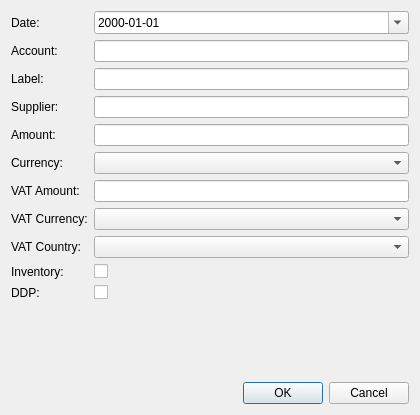
<?xml version="1.0" encoding="UTF-8"?>
<ui version="4.0">
 <class>DialogEditPurchase</class>
 <widget class="QDialog" name="DialogEditPurchase">
  <property name="geometry">
   <rect>
    <x>0</x>
    <y>0</y>
    <width>420</width>
    <height>415</height>
   </rect>
  </property>
  <property name="windowTitle">
   <string>Edit Purchase Invoice</string>
  </property>
  <layout class="QVBoxLayout" name="verticalLayout">
   <item>
    <layout class="QFormLayout" name="formLayout">
     <item row="0" column="0">
      <widget class="QLabel" name="labelDate">
       <property name="text">
        <string>Date:</string>
       </property>
      </widget>
     </item>
     <item row="0" column="1">
      <widget class="QDateEdit" name="dateEdit">
       <property name="calendarPopup">
        <bool>true</bool>
       </property>
       <property name="displayFormat">
        <string>yyyy-MM-dd</string>
       </property>
      </widget>
     </item>
     <item row="1" column="0">
      <widget class="QLabel" name="labelAccount">
       <property name="text">
        <string>Account:</string>
       </property>
      </widget>
     </item>
     <item row="1" column="1">
      <widget class="QLineEdit" name="editAccount"/>
     </item>
     <item row="2" column="0">
      <widget class="QLabel" name="labelLabel">
       <property name="text">
        <string>Label:</string>
       </property>
      </widget>
     </item>
     <item row="2" column="1">
      <widget class="QLineEdit" name="editLabel"/>
     </item>
     <item row="3" column="0">
      <widget class="QLabel" name="labelSupplier">
       <property name="text">
        <string>Supplier:</string>
       </property>
      </widget>
     </item>
     <item row="3" column="1">
      <widget class="QLineEdit" name="editSupplier"/>
     </item>
     <item row="4" column="0">
      <widget class="QLabel" name="labelAmount">
       <property name="text">
        <string>Amount:</string>
       </property>
      </widget>
     </item>
     <item row="4" column="1">
      <widget class="QLineEdit" name="editAmount"/>
     </item>
     <item row="5" column="0">
      <widget class="QLabel" name="labelCurrency">
       <property name="text">
        <string>Currency:</string>
       </property>
      </widget>
     </item>
     <item row="5" column="1">
      <widget class="QComboBox" name="comboCurrency"/>
     </item>
     <item row="6" column="0">
      <widget class="QLabel" name="labelVatAmount">
       <property name="text">
        <string>VAT Amount:</string>
       </property>
      </widget>
     </item>
     <item row="6" column="1">
      <widget class="QLineEdit" name="editVatAmount"/>
     </item>
     <item row="7" column="0">
      <widget class="QLabel" name="labelVatCurrency">
       <property name="text">
        <string>VAT Currency:</string>
       </property>
      </widget>
     </item>
     <item row="7" column="1">
      <widget class="QComboBox" name="comboVatCurrency"/>
     </item>
     <item row="8" column="0">
      <widget class="QLabel" name="labelVatCountry">
       <property name="text">
        <string>VAT Country:</string>
       </property>
      </widget>
     </item>
     <item row="8" column="1">
      <widget class="QComboBox" name="comboVatCountry"/>
     </item>
     <item row="9" column="0">
      <widget class="QLabel" name="labelInventory">
       <property name="text">
        <string>Inventory:</string>
       </property>
      </widget>
     </item>
     <item row="9" column="1">
      <widget class="QCheckBox" name="checkInventory">
       <property name="text">
        <string/>
       </property>
      </widget>
     </item>
     <item row="10" column="0">
      <widget class="QLabel" name="labelDdp">
       <property name="text">
        <string>DDP:</string>
       </property>
      </widget>
     </item>
     <item row="10" column="1">
      <widget class="QCheckBox" name="checkDdp">
       <property name="text">
        <string/>
       </property>
      </widget>
     </item>
    </layout>
   </item>
   <item>
    <widget class="QDialogButtonBox" name="buttonBox">
     <property name="orientation">
      <enum>Qt::Horizontal</enum>
     </property>
     <property name="standardButtons">
      <set>QDialogButtonBox::Cancel|QDialogButtonBox::Ok</set>
     </property>
    </widget>
   </item>
  </layout>
 </widget>
 <resources/>
 <connections>
  <connection>
   <sender>buttonBox</sender>
   <signal>rejected()</signal>
   <receiver>DialogEditPurchase</receiver>
   <slot>reject()</slot>
   <hints>
    <hint type="sourcelabel">
     <x>316</x>
     <y>290</y>
    </hint>
    <hint type="destinationlabel">
     <x>286</x>
     <y>304</y>
    </hint>
   </hints>
  </connection>
 </connections>
</ui>
